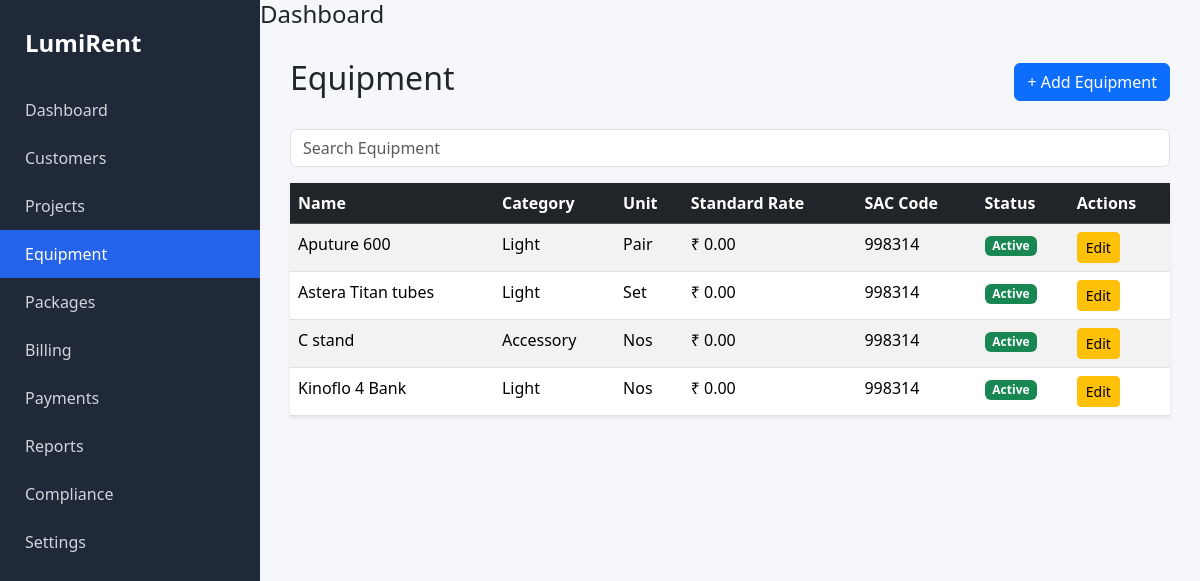
Screenshot of /equipment/ with the database file from the repository.
### equipment/models.py (models this page shows, shortened)
class Equipment(models.Model):
    CATEGORY_CHOICES = [
        ("Light", "Light"),
        ("Grip", "Grip"),
        ("Power", "Power"),
        ("Generator", "Generator"),
        ("Accessory", "Accessory"),
        ("Other", "Other"),
    ]
    UNIT_CHOICES = [
        ("Nos", "Nos"),
        ("Set", "Set"),
        ("Pair", "Pair"),
        ("Roll", "Roll"),
    ]
    name = models.CharField(max_length=100, unique=True)
    category = models.CharField(
        max_length=30,
        choices=CATEGORY_CHOICES
    )
    unit = models.CharField(
        max_length=20,
        choices=UNIT_CHOICES,
        default="Nos"
    )
    description = models.TextField(
        blank=True,
        null=True
    )
    standard_rate = models.DecimalField(
        max_digits=12,
        decimal_places=2,
        default=0
    )
    sac_code = models.CharField(
        max_length=20,
        default="998314"
    )
    is_active = models.BooleanField(default=True)
    created_at = models.DateTimeField(auto_now_add=True)
    updated_at = models.DateTimeField(auto_now=True)

### equipment/views.py (the view)
# urls.py: path("", views.equipment_list, name="equipment_list"),
def equipment_list(request):
    equipment = Equipment.objects.filter(
        is_active=True
    ).order_by("name")
    return render(
        request,
        "equipment/list.html",
        {
            "equipment": equipment
        }
    )

### equipment/templates/equipment/list.html (shortened to what this page needs)
{% extends "layouts/base.html" %}
{% block content %}
<div class="d-flex justify-content-between align-items-center mb-4">
<h2>Equipment</h2>
<a
    href="{% url 'equipment_create' %}"
    class="btn btn-primary">
    + Add Equipment
</a>
</div>
<input
class="form-control mb-3"
placeholder="Search Equipment">
<table class="table table-striped table-hover shadow-sm bg-white">
<thead class="table-dark">
<tr>
    <th>Name</th>
    <th>Category</th>
    <th>Unit</th>
    <th>Standard Rate</th>
    <th>SAC Code</th>
    <th>Status</th>
    <th>Actions</th>
</tr>
</thead>
<tbody>
{% for item in equipment %}
<tr>
    <td>{{ item.name }}</td>
    <td>{{ item.category }}</td>
    <td>{{ item.unit }}</td>
    <td>₹ {{ item.standard_rate }}</td>
    <td>{{ item.sac_code }}</td>
    <td>
        {% if item.is_active %}
            <span class="badge bg-success">Active</span>
        {% else %}
            <span class="badge bg-secondary">Inactive</span>
        {% endif %}
    </td>
    <td>
    <a
        href="{% url 'equipment_edit' item.id %}"
        class="btn btn-warning btn-sm">
        Edit
    </a>
    </td>
</tr>
{% empty %}
<tr>
<td colspan="3" class="text-center">
No Equipment Found
</td>
</tr>
{% endfor %}
</tbody>
</table>
{% endblock %}

### templates/layouts/base.html (shortened to what this page needs)
{% load static %}
<!DOCTYPE html>
<html lang="en">
<head>
    <link href="https://cdn.jsdelivr.net/npm/bootstrap@5.3.3/dist/css/bootstrap.min.css" rel="stylesheet">
    <link rel="stylesheet" href="{% static 'css/styles.css' %}">
</head>
<body>
<div class="d-flex">
    {% include "includes/sidebar.html" %}
    <div class="flex-grow-1">
        {% include "includes/navbar.html" %}
        <main class="main-content flex-grow-1">
            {% block content %}
            {% endblock %}
        </main>
    </div>
</div>
</body>
</html>

### templates/includes/sidebar.html
<div class="sidebar">
    <div class="logo">
        LumiRent
    </div>
    <a href="#">Dashboard</a>
    <a href="#">Customers</a>
    <a href="#">Projects</a>
    <a class="active" href="/equipment/">
        Equipment
    </a>
    <a href="#">Packages</a>
    <a href="#">Billing</a>
    <a href="#">Payments</a>
    <a href="#">Reports</a>
    <a href="#">Compliance</a>
    <a href="#">Settings</a>
</div>

### templates/includes/navbar.html (shortened to what this page needs)
<h4 class="mb-0">
</h4>

### static/css/styles.css (style rules this page uses)
body { background-color: #F5F7FA; font-family: "Segoe UI", sans-serif; }
.sidebar { width: 260px; min-height: 100vh; background: #1F2937; }
.sidebar .logo { color: white; font-size: 24px; font-weight: bold; padding: 25px; }
.sidebar a { color: #D1D5DB; text-decoration: none; display: block; padding: 12px 25px; transition: 0.2s; }
.sidebar .active { background: #2563EB; color: white; }
.main-content { padding: 30px; }
.table { background: white; }
.table thead { background: #F3F4F6; }

### rows the page displays
Equipment: name "Aputure 600", category "Light", unit "Pair", standard_rate "0.00", sac_code "998314", is_active "Active"
Equipment: name "Astera Titan tubes", category "Light", unit "Set", standard_rate "0.00", sac_code "998314", is_active "Active"
Equipment: name "C stand", category "Accessory", unit "Nos", standard_rate "0.00", sac_code "998314", is_active "Active"
Equipment: name "Kinoflo 4 Bank", category "Light", unit "Nos", standard_rate "0.00", sac_code "998314", is_active "Active"
